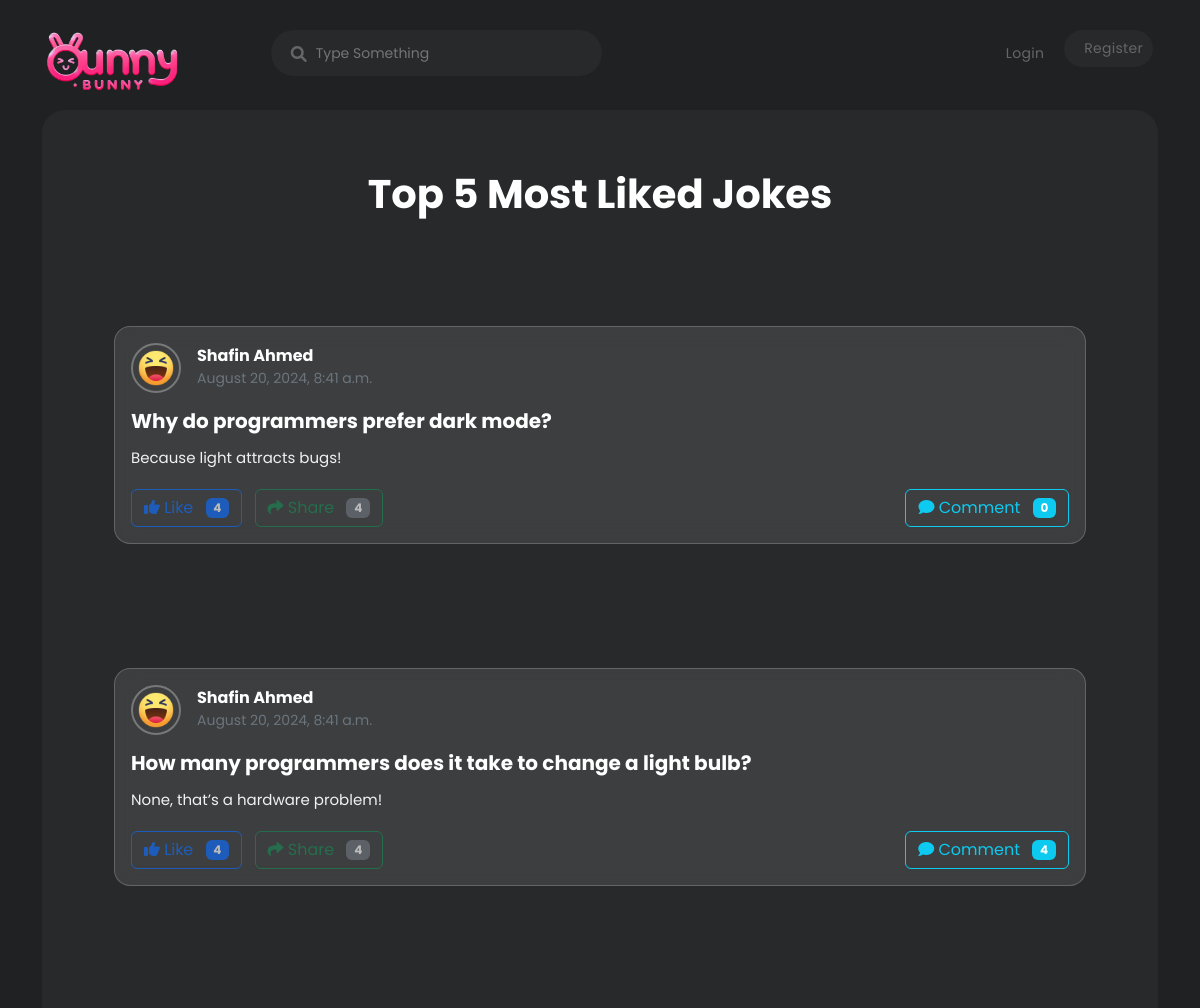
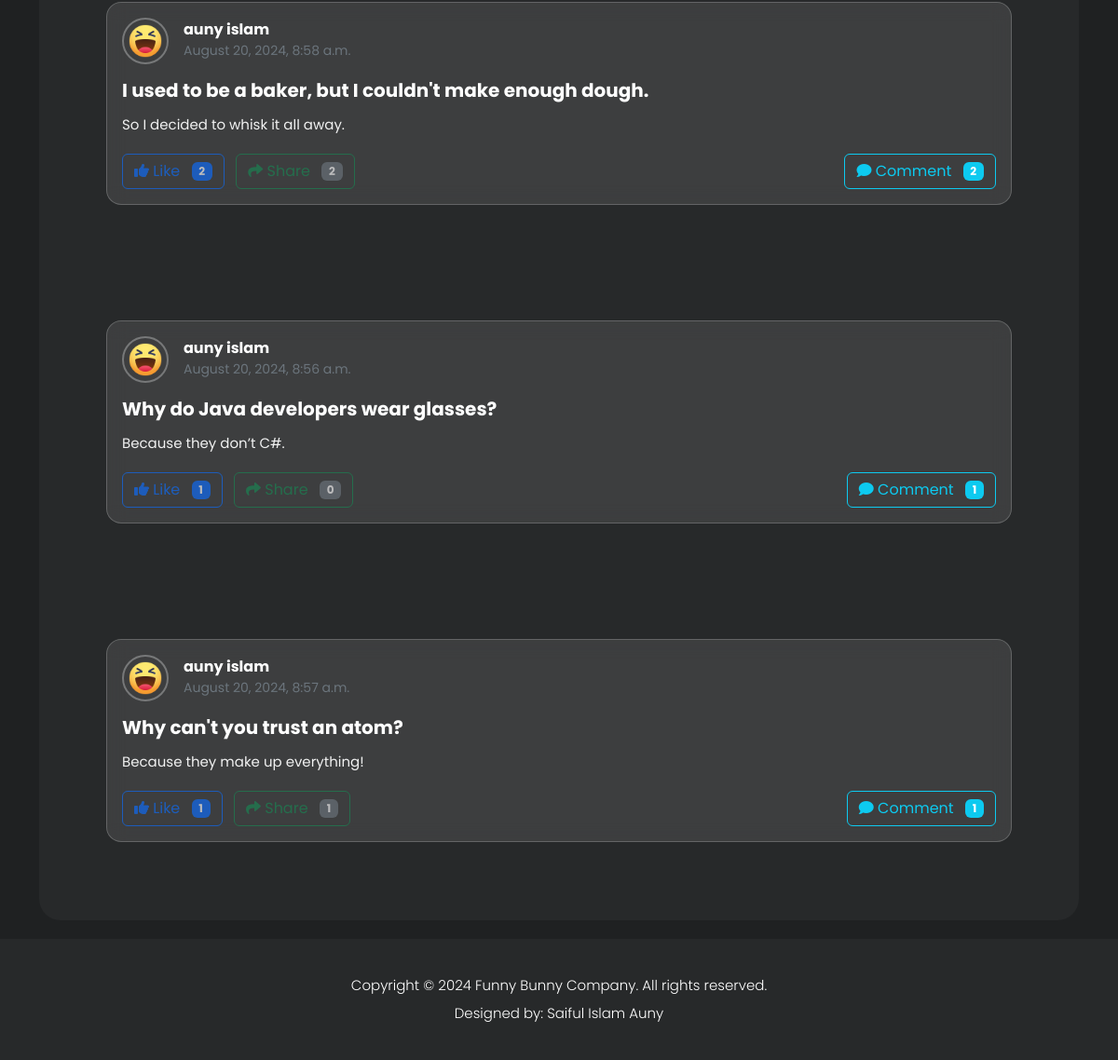
Screenshot of /jokes/leaderboard/ with the database file from the repository (2 pictures, top to bottom).
### funny_post/models.py (models this page shows, shortened)
class Joke(models.Model):
    user = models.ForeignKey(User, on_delete=models.CASCADE, related_name='jokes')
    category = models.ForeignKey(Category, on_delete=models.SET_NULL, null=True)
    title = models.CharField(max_length=200)
    content = models.TextField()
    created_at = models.DateTimeField(auto_now_add=True)
    updated_at = models.DateTimeField(auto_now=True)

### funny_post/views.py (the view)
# urls.py: path('leaderboard/', leaderboard, name='leaderboard'),
def leaderboard(request):
    jokes = Joke.objects.annotate(
        like_count=Count('likes'),
        share_count=Count('shared_jokes'),
        comment_count=Count('comments'),
        avg_rating=Avg('ratings__stars')
    ).order_by('-like_count')[:5]
    return render(request, 'leaderboard.html', {'jokes': jokes})

### funny_post/templates/leaderboard.html (shortened to what this page needs)
{% extends 'base.html' %}
{% load static %}
{% block content %}
<div class="container">
    <div class="row">
        <div class="col-lg-12">
            <div class="page-content">
                <h1 class="text-center">Top 5 Most Liked Jokes</h1>
                <div class="container mt-2">
                    <div class="row">
                        <div class="col-lg-12">
                            {% if jokes %}
                                <div class="row">
                                    {% for joke in jokes %}
                                    <div class="col-lg-12 mb-4">
                                        <div class="card rounded-4" style="background: rgba(255, 255, 255, 0.1); backdrop-filter: blur(10px); border: 1px solid rgba(255, 255, 255, 0.2);">
                                            <div class="card-body" style="color: #fff; font-size: 16px;">
                                                <div class="d-flex align-items-center mb-3">
                                                    <div class="me-3">
                                                        <img src="{% static 'assets/images/haha.png' %}" alt="Avatar" class="rounded-circle" style="width: 50px; border: 2px solid rgba(255, 255, 255, 0.3);">
                                                    </div>
                                                    <div>
                                                        <h6 class="mb-0"
                                                            style="font-weight: bold; color: #fff;">{{ joke.user.first_name }} {{ joke.user.last_name }}</h6>
                                                        <small class="text-muted">{{ joke.created_at|date:"F j, Y, g:i a" }}</small>
                                                    </div>
                                                </div>
                                                <h5 class="card-title" style="font-weight: bold; color: #fff;">{{ joke.title }}</h5>
                                                <p class="card-text" style="margin-top: 10px; color: #f1f1f1;">{{ joke.content }}</p>
                                                <div class="d-flex justify-content-between align-items-center mt-3">
                                                    <div>
                                                        {% if user.is_authenticated %}
                                                        <a href="{% url 'like_joke' joke.id %}" class="btn btn-outline-primary">
                                                            <i class="fas fa-thumbs-up"></i> Like
                                                            <span class="badge bg-primary ms-2">{{ joke.like_count }}</span>
                                                        </a>
                                                        {% else %}
                                                        <span class="btn btn-outline-primary disabled">
                                                            <i class="fas fa-thumbs-up"></i> Like
                                                            <span class="badge bg-primary ms-2">{{ joke.like_count }}</span>
                                                        </span>
                                                        {% endif %}
                                                        {% if user.is_authenticated %}
                                                        <a href="{% url 'share_joke' joke.id %}" class="btn btn-outline-success ms-2">
                                                            <i class="fas fa-share"></i> Share
                                                            <span class="badge bg-secondary ms-2">{{ joke.share_count }}</span>
                                                        </a>
                                                        {% else %}
                                                        <span class="btn btn-outline-success disabled ms-2">
                                                            <i class="fas fa-share"></i> Share
                                                            <span class="badge bg-secondary ms-2">{{ joke.share_count }}</span>
                                                        </span>
                                                        {% endif %}
                                                    </div>
                                                    <div>
                                                        <button class="btn btn-outline-info" onclick="toggleCommentForm({{ joke.id }})">
                                                            <i class="fas fa-comment"></i> Comment
                                                            <span class="badge bg-info ms-2">{{ joke.comment_count }}</span>
                                                        </button>
                                                    </div>
                                                </div>
                                            </div>
                                        </div>
                                    </div>
                                    {% endfor %}
                                </div>
                            {% else %}
                                <p>No jokes available yet.</p>
                            {% endif %}
                        </div>
                    </div>
                </div>
            </div>
        </div>
    </div>
</div>
{% endblock %}

### core/templates/base.html (shortened to what this page needs)
{% load static %}
<!DOCTYPE html>
<html lang="en">
<head>
    <link href="{% static 'vendor/bootstrap/css/bootstrap.min.css' %}" rel="stylesheet">
    <link rel="stylesheet" href="{% static 'assets/css/fontawesome.css' %}">
    <link rel="stylesheet" href="{% static 'assets/css/templatemo-cyborg-gaming.css' %}">
    <link rel="stylesheet" href="{% static 'assets/css/owl.css' %}">
    <link rel="stylesheet" href="{% static 'assets/css/animate.css' %}">
    <link rel="stylesheet" href="https://unpkg.com/swiper@7/swiper-bundle.min.css">
    <link rel="stylesheet" href="{% static 'assets/css/custom.css' %}">
    <link rel="stylesheet" href="https://cdnjs.cloudflare.com/ajax/libs/font-awesome/6.0.0-beta3/css/all.min.css">
</head>
<body class="bg-indigo-600">
    {% include 'navbar.html' %}
    <div class="lg:container lg:mx-auto" id="main">
        {% block content %}
        {% endblock %}
    </div>
    {% include 'footer.html' %}
</body>
</html>

### core/templates/navbar.html (shortened to what this page needs)
{% load static %}
<header class="header-area header-sticky">
    <div class="container ">
        <div class="row">
            <div class="col-12">
                <nav class="main-nav">
                    <a href="{% url 'home' %}" class="logo">
                        <img src="{% static 'assets/images/log.png' %}" alt="">
                    </a>
                    <div class="search-input">
                        <form id="search" action="#">
                            <input type="text" placeholder="Type Something" id="searchText" name="searchKeyword" onkeypress="handle" />
                            <i class="fa fa-search"></i>
                        </form>
                    </div>
                    <ul class="nav">
                        {% if request.user.is_authenticated %}
                        <li><a href="{% url 'home' %}" class="active">Home</a></li>
                        <li><a href="{% url 'leaderboard'%}">leaderboard</a></li>
                        <li><a href="{% url 'profile' %}">Profile </a></li>
                        <li>
                            <form action="{% url 'logout' %}" method="post" style="display: inline; margin: 0; padding: 0;">
                              {% csrf_token %}
                              <button type="submit" class="logout-btn">Logout</button>
                            </form>
                          </li>
                        {% comment %} <li><a href="{% url 'logout' %}">Logout</a></li> {% endcomment %}
                        {% else %}
                        <li><a href="{% url 'login' %}">Login</a></li>
                        <li><a href="{% url 'register' %}">Register</a></li>
                        {% endif %}
                    </ul>
                </nav>
            </div>
        </div>
    </div>
</header>

### core/templates/footer.html
<footer>
    <div class="container">
      <div class="row">
        <div class="col-lg-12">
          <p>Copyright © 2024 <a href="#">Funny Bunny</a> Company. All rights reserved.
          <br>Designed by: <a href="https://github.com/saiful-islam-auny" target="_blank" title="free CSS templates">Saiful Islam Auny</a></p>
        </div>
      </div>
    </div>
  </footer>

### core/static/assets/css/templatemo-cyborg-gaming.css (style rules this page uses)
html, body, div, span, applet, object, iframe, h1, h2, h3, h4, h5, h6, p, blockquote, div pre, a, abbr, acronym, address, big, cite, code, del, dfn, em, font, img, ins, kbd, q, s, samp, small, strike, strong, sub, sup, tt, var, b, u, i, center, dl, dt, dd, ol, ul, li, figure, header, nav, section, article, aside, footer, figcaption { margin: 0; padding: 0; border: 0; outline: 0; }
ul, li { padding: 0; margin: 0; list-style: none; }
header, nav, section, article, aside, footer, hgroup { display: block; }
* { box-sizing: border-box; }
html, body { font-family: 'Poppins', sans-serif; font-weight: 400; background-color: #1e1e1e; font-size: 16px; -ms-text-size-adjust: 100%; -webkit-font-smoothing: antialiased; -moz-osx-font-smoothing: grayscale; }
a { color: #CCC; text-decoration: none !important; }
h1, h2, h3, h4, h5, h6 { margin-top: 0px; margin-bottom: 0px; color: #fff; font-weight: 700; }
ul { margin-bottom: 0px; }
p { font-size: 15px; line-height: 30px; color: #fff; }
img { width: 100%; overflow: hidden; }
html, body { background: #1f2122; font-family: 'Poppins', sans-serif; }
body .page-content { margin-top: 110px; background-color: #27292a; padding: 60px; border-radius: 23px; }
p { font-size: 15px; color: #666; line-height: 30px; margin-bottom: 0px; }
.header-area { background-color: transparent; position: absolute; height: 70px; top: 15px; left: 0; right: 0; z-index: 100; -webkit-transition: all .5s ease 0s; -moz-transition: all .5s ease 0s; -o-transition: all .5s ease 0s; transition: all .5s ease 0s; }
.header-area .main-nav { min-height: 80px; background: transparent; display: flex; padding: 15px 0px; border-radius: 50px; }
.header-area .main-nav #search { position: relative; }
.header-area .main-nav #search input { background-color: #27292a; height: 46px; border-radius: 23px; border: none; color: #666; font-size: 14px; padding: 0px 15px 0px 45px; }
.header-area .main-nav #search i { position: absolute; color: #666; left: 20px; top: 16px; width: 18px; height: 18px; font-size: 16px; }
.header-area .main-nav .logo { border-right: 1px solid #27292a; flex-basis: 25%; margin-right: 5%; -webkit-transition: all 0.3s ease 0s; -moz-transition: all 0.3s ease 0s; -o-transition: all 0.3s ease 0s; transition: all 0.3s ease 0s; }
.header-area .main-nav .logo img { width: 140px; }
.header-area .main-nav .nav { display: inline-flex; flex-basis: 70%; justify-content: flex-end; vertical-align: middle; text-align: right; margin-top: 0px; margin-right: 0px; -webkit-transition: all 0.3s ease 0s; -moz-transition: all 0.3s ease 0s; -o-transition: all 0.3s ease 0s; transition: all 0.3s ease 0s; position: relative; z-index: 999; }
.header-area .main-nav .nav li { padding-left: 10px; padding-right: 10px; display: inline-block; }
.header-area .main-nav .nav li a { display: block; font-weight: 400; font-size: 14px; text-transform: capitalize; color: #666; -webkit-transition: all 0.3s ease 0s; -moz-transition: all 0.3s ease 0s; -o-transition: all 0.3s ease 0s; transition: all 0.3s ease 0s; border: transparent; padding: 13px 10px; border-radius: 18px; letter-spacing: .3px; }
.header-area .main-nav .nav li:last-child a { background-color: #27292a; padding: 8px 10px 8px 20px; border-radius: 23px; }
.header-area.header-sticky { min-height: 70px; }
@media (max-width: 1200px) { .header-area .main-nav .nav li { padding-left: 10px; padding-right: 10px; } }
@media (max-width: 1200px) { .header-area .main-nav:before { display: none; } }
footer p { text-align: center; padding: 30px 0px; color: #fff; font-weight: 300; }
footer p a { color: #fff; transition: all .3s; }
body { overflow-x: hidden; }
@media (max-width: 1200px) { .header-area .main-nav .nav li { padding-right: 5px; padding-left: 5px; } }
@media (max-width: 1200px) { .header-area .main-nav .logo { margin-right: 30px; border-right: none; } }

### core/static/assets/css/custom.css (style rules this page uses)
body { display: flex; flex-direction: column; min-height: 100vh; }
#main { flex: 1; }
footer { background-color: #27292A; color: #FFFFFF; text-align: center; margin-top: 20px; padding: 5px 0; width: 100%; }
.card { margin-top: 100px !important; background-color: #E75E8D; color: #FFFFFF; }

### rows the page displays
Joke: user.first_name "Shafin", user.last_name "Ahmed", created_at "August 20, 2024, 8:41 a.m.", title "Why do programmers prefer dark mode?", content "Because light attracts bugs!", like_count "4", share_count "4", comment_count "0"
Joke: user.first_name "Shafin", user.last_name "Ahmed", created_at "August 20, 2024, 8:41 a.m.", title "How many programmers does it take to change a light bulb?", content "None, that’s a hardware problem!", like_count "4", share_count "4", comment_count "4"
Joke: user.first_name "auny", user.last_name "islam", created_at "August 20, 2024, 8:58 a.m.", title "I used to be a baker, but I couldn't make enough dough.", content "So I decided to whisk it all away.", like_count "2", share_count "2", comment_count "2"
Joke: user.first_name "auny", user.last_name "islam", created_at "August 20, 2024, 8:56 a.m.", title "Why do Java developers wear glasses?", content "Because they don’t C#.", like_count "1", share_count "0", comment_count "1"
Joke: user.first_name "auny", user.last_name "islam", created_at "August 20, 2024, 8:57 a.m.", title "Why can't you trust an atom?", content "Because they make up everything!", like_count "1", share_count "1", comment_count "1"
